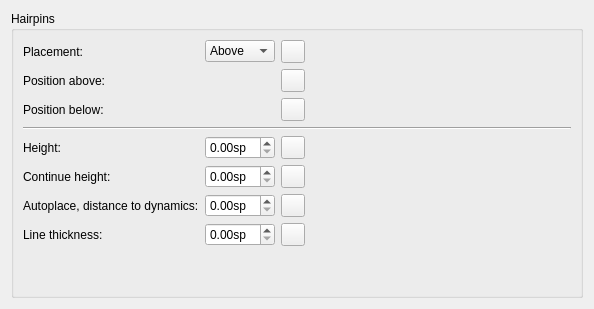
      <widget class="QWidget" name="PageHairpins">
       <layout class="QVBoxLayout" name="verticalLayout_19">
        <property name="spacing">
         <number>0</number>
        </property>
        <item>
         <widget class="QGroupBox" name="groupBox_11">
          <property name="title">
           <string>Hairpins</string>
          </property>
          <layout class="QGridLayout" name="gridLayout_7">
           <property name="verticalSpacing">
            <number>6</number>
           </property>
           <item row="5" column="0">
            <widget class="QLabel" name="label_9">
             <property name="text">
              <string>Height:</string>
             </property>
             <property name="buddy">
              <cstring>hairpinHeight</cstring>
             </property>
            </widget>
           </item>
           <item row="5" column="1">
            <widget class="QDoubleSpinBox" name="hairpinHeight">
             <property name="suffix">
              <string extracomment="spatium unit">sp</string>
             </property>
             <property name="singleStep">
              <double>0.100000000000000</double>
             </property>
            </widget>
           </item>
           <item row="6" column="0">
            <widget class="QLabel" name="label_10">
             <property name="text">
              <string>Continue height:</string>
             </property>
             <property name="buddy">
              <cstring>hairpinContinueHeight</cstring>
             </property>
            </widget>
           </item>
           <item row="9" column="0">
            <spacer>
             <property name="orientation">
              <enum>Qt::Vertical</enum>
             </property>
             <property name="sizeHint" stdset="0">
              <size>
               <width>20</width>
               <height>40</height>
              </size>
             </property>
            </spacer>
           </item>
           <item row="1" column="0">
            <widget class="QLabel" name="label_95">
             <property name="text">
              <string>Position above:</string>
             </property>
            </widget>
           </item>
           <item row="1" column="2">
            <widget class="QToolButton" name="resetHairpinPosAbove">
             <property name="sizePolicy">
              <sizepolicy hsizetype="Fixed" vsizetype="Fixed">
               <horstretch>0</horstretch>
               <verstretch>0</verstretch>
              </sizepolicy>
             </property>
             <property name="toolTip">
              <string>Reset to default</string>
             </property>
             <property name="accessibleName">
              <string>Reset 'Position above' value</string>
             </property>
             <property name="text">
              <string notr="true"/>
             </property>
             <property name="icon">
              <iconset resource="musescore.qrc">
               <normaloff>:/data/icons/edit-reset.svg</normaloff>:/data/icons/edit-reset.svg</iconset>
             </property>
            </widget>
           </item>
           <item row="5" column="2">
            <widget class="QToolButton" name="resetHairpinHeight">
             <property name="sizePolicy">
              <sizepolicy hsizetype="Fixed" vsizetype="Fixed">
               <horstretch>0</horstretch>
               <verstretch>0</verstretch>
              </sizepolicy>
             </property>
             <property name="toolTip">
              <string>Reset to default</string>
             </property>
             <property name="accessibleName">
              <string>Reset 'Height' value</string>
             </property>
             <property name="text">
              <string notr="true"/>
             </property>
             <property name="icon">
              <iconset resource="musescore.qrc">
               <normaloff>:/data/icons/edit-reset.svg</normaloff>:/data/icons/edit-reset.svg</iconset>
             </property>
            </widget>
           </item>
           <item row="6" column="2">
            <widget class="QToolButton" name="resetHairpinContinueHeight">
             <property name="sizePolicy">
              <sizepolicy hsizetype="Fixed" vsizetype="Fixed">
               <horstretch>0</horstretch>
               <verstretch>0</verstretch>
              </sizepolicy>
             </property>
             <property name="toolTip">
              <string>Reset to default</string>
             </property>
             <property name="accessibleName">
              <string>Reset 'Continue height' value</string>
             </property>
             <property name="text">
              <string notr="true"/>
             </property>
             <property name="icon">
              <iconset resource="musescore.qrc">
               <normaloff>:/data/icons/edit-reset.svg</normaloff>:/data/icons/edit-reset.svg</iconset>
             </property>
            </widget>
           </item>
           <item row="7" column="0">
            <widget class="QLabel" name="label_117">
             <property name="text">
              <string>Autoplace, distance to dynamics:</string>
             </property>
             <property name="buddy">
              <cstring>autoplaceHairpinDynamicsDistance</cstring>
             </property>
            </widget>
           </item>
           <item row="6" column="1">
            <widget class="QDoubleSpinBox" name="hairpinContinueHeight">
             <property name="suffix">
              <string extracomment="spatium unit">sp</string>
             </property>
             <property name="singleStep">
              <double>0.100000000000000</double>
             </property>
            </widget>
           </item>
           <item row="7" column="1">
            <widget class="QDoubleSpinBox" name="autoplaceHairpinDynamicsDistance">
             <property name="suffix">
              <string extracomment="spatium unit">sp</string>
             </property>
             <property name="singleStep">
              <double>0.100000000000000</double>
             </property>
            </widget>
           </item>
           <item row="7" column="2">
            <widget class="QToolButton" name="resetAutoplaceHairpinDynamicsDistance">
             <property name="sizePolicy">
              <sizepolicy hsizetype="Fixed" vsizetype="Fixed">
               <horstretch>0</horstretch>
               <verstretch>0</verstretch>
              </sizepolicy>
             </property>
             <property name="toolTip">
              <string>Reset to default</string>
             </property>
             <property name="accessibleName">
              <string>Reset 'Autoplace, distance to dynamics' value</string>
             </property>
             <property name="text">
              <string notr="true"/>
             </property>
             <property name="icon">
              <iconset resource="musescore.qrc">
               <normaloff>:/data/icons/edit-reset.svg</normaloff>:/data/icons/edit-reset.svg</iconset>
             </property>
            </widget>
           </item>
           <item row="0" column="0">
            <widget class="QLabel" name="label_127">
             <property name="text">
              <string>Placement:</string>
             </property>
             <property name="buddy">
              <cstring>hairpinPlacement</cstring>
             </property>
            </widget>
           </item>
           <item row="0" column="1">
            <widget class="QComboBox" name="hairpinPlacement">
             <item>
              <property name="text">
               <string notr="true">Above</string>
              </property>
             </item>
             <item>
              <property name="text">
               <string notr="true">Below</string>
              </property>
             </item>
            </widget>
           </item>
           <item row="0" column="2">
            <widget class="QToolButton" name="resetHairpinPlacement">
             <property name="sizePolicy">
              <sizepolicy hsizetype="Fixed" vsizetype="Fixed">
               <horstretch>0</horstretch>
               <verstretch>0</verstretch>
              </sizepolicy>
             </property>
             <property name="toolTip">
              <string>Reset to default</string>
             </property>
             <property name="accessibleName">
              <string>Reset 'Placement' value</string>
             </property>
             <property name="text">
              <string notr="true"/>
             </property>
             <property name="icon">
              <iconset resource="musescore.qrc">
               <normaloff>:/data/icons/edit-reset.svg</normaloff>:/data/icons/edit-reset.svg</iconset>
             </property>
            </widget>
           </item>
           <item row="2" column="0">
            <widget class="QLabel" name="label_129">
             <property name="text">
              <string>Position below:</string>
             </property>
            </widget>
           </item>
           <item row="2" column="2">
            <widget class="QToolButton" name="resetHairpinPosBelow">
             <property name="sizePolicy">
              <sizepolicy hsizetype="Fixed" vsizetype="Fixed">
               <horstretch>0</horstretch>
               <verstretch>0</verstretch>
              </sizepolicy>
             </property>
             <property name="toolTip">
              <string>Reset to default</string>
             </property>
             <property name="accessibleName">
              <string>Reset 'Position below' value</string>
             </property>
             <property name="text">
              <string notr="true"/>
             </property>
             <property name="icon">
              <iconset resource="musescore.qrc">
               <normaloff>:/data/icons/edit-reset.svg</normaloff>:/data/icons/edit-reset.svg</iconset>
             </property>
            </widget>
           </item>
           <item row="3" column="0" colspan="5">
            <widget class="Line" name="line">
             <property name="orientation">
              <enum>Qt::Horizontal</enum>
             </property>
            </widget>
           </item>
           <item row="1" column="1">
            <widget class="Ms::OffsetSelect" name="hairpinPosAbove" native="true"/>
           </item>
           <item row="2" column="1">
            <widget class="Ms::OffsetSelect" name="hairpinPosBelow" native="true"/>
           </item>
           <item row="8" column="2">
            <widget class="QToolButton" name="resetHairpinLineWidth">
             <property name="sizePolicy">
              <sizepolicy hsizetype="Fixed" vsizetype="Fixed">
               <horstretch>0</horstretch>
               <verstretch>0</verstretch>
              </sizepolicy>
             </property>
             <property name="toolTip">
              <string>Reset to default</string>
             </property>
             <property name="accessibleName">
              <string>Reset 'Line thickness' value</string>
             </property>
             <property name="text">
              <string notr="true"/>
             </property>
             <property name="icon">
              <iconset resource="musescore.qrc">
               <normaloff>:/data/icons/edit-reset.svg</normaloff>:/data/icons/edit-reset.svg</iconset>
             </property>
            </widget>
           </item>
           <item row="8" column="1">
            <widget class="QDoubleSpinBox" name="hairpinLineWidth">
             <property name="suffix">
              <string extracomment="spatium unit">sp</string>
             </property>
             <property name="singleStep">
              <double>0.010000000000000</double>
             </property>
            </widget>
           </item>
           <item row="8" column="0">
            <widget class="QLabel" name="label_8">
             <property name="text">
              <string>Line thickness:</string>
             </property>
             <property name="buddy">
              <cstring>hairpinLineWidth</cstring>
             </property>
            </widget>
           </item>
           <item row="5" column="3">
            <spacer>
             <property name="orientation">
              <enum>Qt::Horizontal</enum>
             </property>
             <property name="sizeHint" stdset="0">
              <size>
               <width>254</width>
               <height>20</height>
              </size>
             </property>
            </spacer>
           </item>
          </layout>
         </widget>
        </item>
       </layout>
      </widget>
